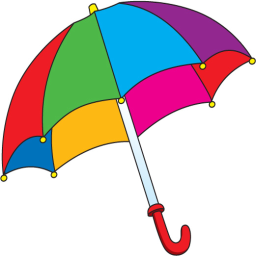
#> input picture segmentation/umbrella.png, 256 x 256 px
$ jupyter execute 12_segmentation_HW.ipynb
#> lines starting #> are read from the running program, lines starting #| are printed output that depends on the picture; after the words box and inside, x2 and y2 are one past the last pixel; in counts of white or black regions, pixels touching at a corner belong together
## Zadanie domowe: Segmentacja przez podział i łączenie

Omówioną procedurę segmentacji przez rozrost można określić jako podejście z dołu do góry, od szczegółu do ogółu (ang. *bottom-up*) - zaczynamy od pojedynczego piksela i dochodzimy do całego obrazu lub jego fragmentu.
Segmentację można również zacząć od całego obrazka i dokonywać jego podziału na fragmenty, które ew. mogą zostać później połączone.
Takie podejście można określić jako od góry do dołu, od ogółu do szczegółu (ang. *top-down*).

Niech $R$ oznacza cały obraz, a $Q$ wybrany predykat.
Sprawdzamy, czy zachodzi zależność $Q(R)= TRUE$.
Zwykle tak nie jest, gdyż to oznaczałoby obecność na obrazie tylko jednego obszaru o ''spójnych'' właściwościach, czyli segmentacja w takim przypadku byłaby zbędna (w szczególności zachodziłoby to dla obrazu jednorodnego).
Jeśli $Q(R) = FALSE$ dzielimy obszar $R$ na podobszary.
Zwykle stosuje się tutaj podział na cztery jednakowe kwadratowe podobszary.
Zilustrowano to na poniższym rysunku.

Podział ten można również opisać w formie drzewa, gdzie każdy wierzchołek może mieć dokładnie 4 następniki.
W takim ujęciu korzeń to cały obraz.
Dla nowo powstałych podobszrów $R_1, R_2, R_3, R_4$ sprawdzany jest predykat $Q$.
Jeśli nie jest on spełniony to następuje dalszy podział - w przykładzie na $R_{41}, R_{42}, R_{43}, R_{44}$.
Procedurę kontynuujemy do momentu kiedy wszystkie podobszary będą spójne.
Uwaga. Zwykle określa się minimalny rozmiar podobszaru (większy niż 1 piksel np. blok o rozmiarze $8 \times8$).

W wyniku powyższej procedury otrzymujemy podział obrazka, przy czym często się może zdarzyć, że leżące obok siebie podobszary będą spełniać predykat tj. $Q (R_i \cup R_j) = TRUE$ dla sąsiadujących $R_i$ i $R_j$.
Jest to sprzeczne z podpunktem *5* w warunkach segmentacji.
Zjawisko to eliminowane jest w procedurze łączenia.
Dla każdego z podobszarów sprawdza się jego sąsiadów i jeśli spełniony jest warunek $Q (R_i \cup R_j) = TRUE$  to następuje ich połączenie.
Procedura kontynuowana jest do momentu, kiedy niemożliwe jest dalsze łączenie.

Dla metody możliwe są również uproszczenia.
Przykładowo osłabia się warunek na łączenie z $Q (R_i \cup R_j) = TRUE$ na $Q (R_i)= TRUE i Q(R_j) = TRUE$, czyli warunki muszą być spełnione dla każdego podobszaru osobno, ale już nie dla połączenia.

Uwaga. Podobnie jak dla segmentacji przez rozrost, segmentacja przez podział i łączenie to też tylko pewna koncepcja (pewne ramy) algorytmu.
Stworzenie konkretnego rozwiązania jest zadaniem dla osoby realizującej dany system wizyjny i wymaga analizy konkretnego problemu.

Uwaga. Podany poniżej sposób implementacji nie jest ani jedynym z możliwych, ani optymalnym obliczeniowo.
Ma on za zadanie tylko zilustrować koncepcję tej metody segmentacji.

## Realizacja ćwiczenia

1. Wczytaj obraz *umbrella.png*.
   Dokonaj konwersji z BGR do RGB.
   Wyświetl go.
   Załóżmy, że chcemy dokonać segmentacji poszczególnych fragmentów kolorowego parasola.
   Nasz algorytm opierać się będzie na podejściu podziału i łączenia.
   Jako kryterium podziału zastosujemy ''jednorodność'' danego obszaru, którą można opisać poprzez odchylenie standardowe.
   Przy scalaniu będziemy brać pod uwagę średni ocień koloru tj. łączyć podobszary o zbliżonym odcieniu.

2. W pierwszym etapie należy dokonać konwersji do przestrzeni barw HSV.
   Następnie wybrać tylko składową H (tj. barwę).
   Można ją kontrolnie wyświetlić.

3. Procedurę podziału wygodnie jest zrealizować w formie rekurencji.
   Utwórz funkcję np. `split`, która jako argumenty przyjmować będzie obraz oraz cztery współrzędne analizowanego podobszaru.
   W pierwszym kroku należy wyciąć odpowiedni fragment oraz obliczyć dla niego średnią i odchylenie standardowe (`np.mean` oraz `np.std`).

4. Następnie sprawdzamy czy odchylenie jest mniejsze niż zadany przez nas próg (np. 0.05) oraz czy nie osiągnęliśmy limitu podziału (np. bok kwadratu 8 pikseli).
  Oba potrzebne progi możemy zrealizować za pomocą zmiennych globalnych dostępnych w Python (po prostu zadeklarowanych przed funkcją).
  Potrzeby rozmiar kwadratu obliczamy na podstawie współrzędnych (przekazanych do funkcji jako argumenty)

   Uwaga. Użycie zmiennych globalnych jest złą praktyką programistyczną i zachęcamy do ''opakowania'' obliczeń w klasę - nie jest to jednak obowiązkowe.

5. Jeśli podobszar nie jest jednorodny (tj. duże odchylenie standardowe) i nie osiągnęliśmy minimalnego rozmiaru podobszaru to dokonujemy podziału na cztery części.
      Wyznaczamy rozmiar aktualnego podobszaru (na podstawie jego współrzędnych).
      Z ich wykorzystaniem otrzymujemy cztery identyczne podobszary ($I1,I2,I3,I4$).

      Następnie dla każdego z nich wywołujemy funkcję `split` - rekurencja.
      Najtrudniejsze jest odpowiednie podanie współrzędnych.
      Mają to być **rzeczywiste** współrzędne podobszaru we współrzędnych globalnych (obrazu w pełnej rozdzielczości).
      Podpowiedź. Trzeba ''odpowiednio'' wykorzystać współrzędne podobszaru przed podziałem (tj. argumenty funkcji) oraz rozmiar podobszaru.
      Należy zwrócić uwagę na to, aby nie wystąpił błąd przesunięcia o 1 tj. współrzędna była większa/mniejsza o 1 od rzeczywistej.
      W razie wątpliwości warto sobie te parametry wypisać na konsolę lub użyć debugera.

6. Jeśli podobszar jest jednorodny lub nie możemy już dalej prowadzić podziału to:
   - zapisujemy indeks danego podobszaru: ` seg_res[y1:y2, x1:x2] = index`, gdzie: `seg_res` to globalna macierz o rozmiarze takim jak obraz wejściowy (typ *int16*), `y1,y2,x1,x2` to współrzędne podobszaru. W macierzy `seg_res` zapisywane będą obszary jednorodne.
  Zmienna `index` jest globalnym licznikiem podobszarów.
  Powinna zostać zainicjowana wartością 1 przed pierwszym wywołaniem funkcji `split`.
  Następnie, każdorazowo po przypisaniu należy ją inkrementować.
  Uwaga. Aby możliwa była modyfikacja zmiennej globalnej, należy wewnątrz funkcji dodać np. linijkę: `global seg_res`

  - zapisujemy średnią  podobszaru.
    Wykorzystujemy macierz globalną `MRes` oraz kod podobny do opisanego powyżej.
    Wartości te wykorzystamy przy etapie scalania.

  Uwaga. Podany sposób zapisu wyników podziału jest dość nieefektywny.
  Następuje powielenie tej samej informacji.
  Lepszym pomysłem byłoby wykorzystanie podejścia opartego o grafy, jednak jest ono trudniejsze do ''szybkiej'' implementacji.

7. Proszę wyświetlić macierze `seg_res` in `m_res`. Pierwsza powinna pokazywać podział na obszary - mniejsze lub większe kwadraty. Druga zasadniczo powinna wyglądać podobnie jak składowa H, tylko bardziej ''rozmazany''.

[cell 1]
import os
import cv2
import matplotlib.pyplot as plt
import numpy as np

if not os.path.exists("umbrella.png") :
    !wget https://raw.githubusercontent.com/vision-agh/poc_sw/master/12_Segmentation/umbrella.png --no-check-certificate

parasol = cv2.imread('umbrella.png')
#> parasol is the input picture: shape (256, 256, 3); mean B, G, R 193.8, 192.6, 203
#konwersja na RGB
parasol_rgb = cv2.cvtColor(parasol, cv2.COLOR_BGR2RGB)
plt.imshow(parasol_rgb)
plt.title("Obraz po konwersj RGB")
plt.axis('off')
plt.show()

#konwersja do przestrzeni barw HSV
parasol_HSV = cv2.cvtColor(parasol, cv2.COLOR_BGR2HSV)
#> parasol_HSV: shape (256, 256, 3); mean H, S, V 48.2, 87.6, 233.6
plt.imshow(parasol_HSV[:,:,0])
plt.title("Składowa H")
plt.show()
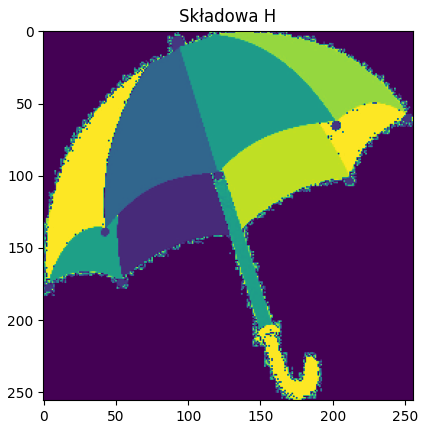
#> figure drawn by matplotlib, 1 panel

[cell 2]
parasol_HSV1 = parasol_HSV[:,:,0]
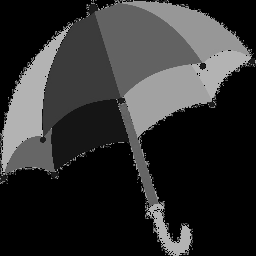
#> parasol_HSV1: shape (256, 256); min 0, max 179, mean 48.2
X,Y = parasol_HSV1.shape
#> X = 256; Y = 256

#Użycie zmiennych globalnych

#licznik podobszarów
global index

#globalna macierz o rozmiarze typ int 16
global seg_res
seg_res = np.zeros((X,Y)).astype('int16')

global MRes

#Parametry
bok_kwadratu = 8
prog = 0.05
index = 1
seg_res = np.zeros((X,Y)).astype('int16')
MRes = np.zeros((X,Y))


def split(obraz,podobszar):
    global index
    #cztery współrzędne analizowanego podobszaru
    x1,y1,x2,y2 = podobszar[0],podobszar[1],podobszar[2],podobszar[3]

    #wycięcie odpowiedniego fragmentu
    fragment = obraz[x1:x2,y1:y2]
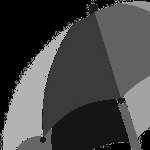
#> fragment: shape (150, 150); min 0, max 179, mean 69.7

    #wyliczenie średniej i odchylenia standardowego
    srednia = np.mean(fragment)
#> srednia = 69.75
    odchylenie = np.std(fragment)
#> odchylenie = 61.02
    rozmiar = fragment.shape
#> rozmiar = (150, 150)
    global seg_res
    #warunek na odchylenie i próg
    if(odchylenie<prog or rozmiar[0]<=bok_kwadratu):

        #zapisanie indeksu danego podobszaru
        seg_res[y1:y2, x1:x2] = index
        index = index + 1
        #średnia podobszaru
        MRes[y1:y2, x1:x2] = np.mean(obraz[y1:y2, x1:x2])
    else:
        I1=[x1,y1,x2-(x2-x1)//2,y2-(y2-y1)//2]
        I2=[x1+(x2-x1)//2,y1,x2,y2-(y2-y1)//2]
        I3=[x1,y1+(x2-x1)//2,x2-(y2-y1)//2,y2]
        I4=[x1+(x2-x1)//2,y1+(y2-y1)//2,x2,y2]
        #wywołanie rekurencyjne
        split(obraz,I1)
#> in split (call 2), `fragment = obraz[x1:x2,y1:y2]`:
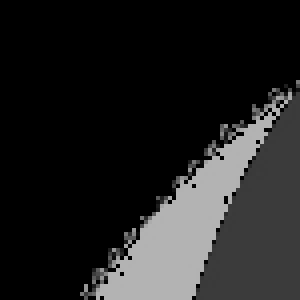
#> fragment: shape (75, 75) (shown 4 times larger); min 0, max 179, mean 33.5
#> in split (call 2), `srednia = np.mean(fragment)`: srednia = 33.5
#> in split (call 2), `odchylenie = np.std(fragment)`: odchylenie = 60.81
#> in split (call 3), `fragment = obraz[x1:x2,y1:y2]`: fragment: shape (38, 38); every value is 0
#> in split (call 3), `MRes[y1:y2, x1:x2] = np.mean(obraz[y1:y2, x1:x2])`: MRes: shape (256, 256) float64; every value is 0
        split(obraz,I2)
        split(obraz,I3)
        split(obraz,I4)
#> in split (call 13), `MRes[y1:y2, x1:x2] = np.mean(obraz[y1:y2, x1:x2])`:
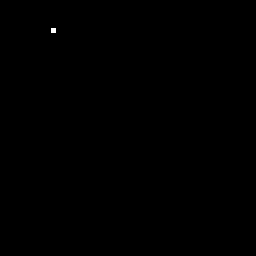
#> MRes: shape (256, 256) float64; values 0 (black) and 7.8 (white), 0.04% white; 1 white region, box (x1, y1, x2, y2) and area: (51, 28, 56, 33) 25
#> in split (call 15), `MRes[y1:y2, x1:x2] = np.mean(obraz[y1:y2, x1:x2])`: MRes: shape (256, 256) float64; 0.04% of pixels changed, all inside (x1, y1, x2, y2) = (51, 33, 56, 38)
#> in split (call 21), `MRes[y1:y2, x1:x2] = np.mean(obraz[y1:y2, x1:x2])`: MRes: shape (256, 256) float64; min 0, max 45.16, mean 0
#> in split (call 23), `MRes[y1:y2, x1:x2] = np.mean(obraz[y1:y2, x1:x2])`: MRes: shape (256, 256) float64; min 0, max 45.16, mean 0
#> in split (call 24), `fragment = obraz[x1:x2,y1:y2]`: fragment = [[0, 0, 0, 0, 120], [0, 0, 150, 0, 30], [0, 0, 150, 0, 60], [0, 120, 60, 90, 105], [0, 0, 90, 0, 0]]
#> in split (call 24), `srednia = np.mean(fragment)`: srednia = 39
#> in split (call 24), `odchylenie = np.std(fragment)`: odchylenie = 53.33
#> in split (call 24), `MRes[y1:y2, x1:x2] = np.mean(obraz[y1:y2, x1:x2])`:
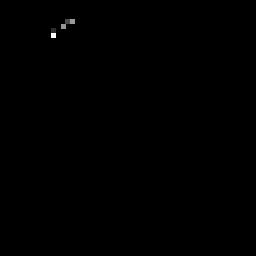
#> MRes: shape (256, 256) float64; min 0, max 45.16, mean 0; drawn with min black and max white
#> in split (call 25), `MRes[y1:y2, x1:x2] = np.mean(obraz[y1:y2, x1:x2])`: MRes: shape (256, 256) float64; 0.04% of pixels changed, all inside (x1, y1, x2, y2) = (65, 24, 70, 29)
#> in split (call 26), `fragment = obraz[x1:x2,y1:y2]`: fragment = [[0, 100, 2, 178, 179], [90, 177, 179, 179, 179], [162, 178, 179, 179, 179], [177, 179, 178, 179, 179], [179, 0, 179, 179, 179]]
#> in split (call 26), `srednia = np.mean(fragment)`: srednia = 149.9
#> in split (call 26), `odchylenie = np.std(fragment)`: odchylenie = 59.58
#> in split (call 26), `MRes[y1:y2, x1:x2] = np.mean(obraz[y1:y2, x1:x2])`:
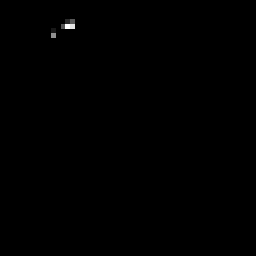
#> MRes: shape (256, 256) float64; min 0, max 79.64, mean 0.1; drawn with min black and max white
#> in split (call 28), `MRes[y1:y2, x1:x2] = np.mean(obraz[y1:y2, x1:x2])`: MRes: shape (256, 256) float64; 0.04% of pixels changed, all inside (x1, y1, x2, y2) = (56, 28, 61, 33)
#> in split (call 29), `fragment = obraz[x1:x2,y1:y2]`: fragment = [[0, 0, 0, 165, 9], [150, 75, 30, 0, 178], [24, 90, 40, 0, 178], [10, 158, 1, 178, 0], [140, 173, 179, 179, 179]]
#> in split (call 29), `srednia = np.mean(fragment)`: srednia = 85.44
#> in split (call 29), `odchylenie = np.std(fragment)`: odchylenie = 77.43
#> in split (call 29), `MRes[y1:y2, x1:x2] = np.mean(obraz[y1:y2, x1:x2])`:
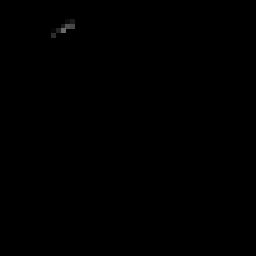
#> MRes: shape (256, 256) float64; min 0, max 104.2, mean 0.2
#> in split (call 30), `MRes[y1:y2, x1:x2] = np.mean(obraz[y1:y2, x1:x2])`: MRes: shape (256, 256) float64; 0.04% of pixels changed, all inside (x1, y1, x2, y2) = (56, 33, 61, 38)
#> in split (call 31), `MRes[y1:y2, x1:x2] = np.mean(obraz[y1:y2, x1:x2])`: MRes: shape (256, 256) float64; min 0, max 155.1, mean 0.3
#> in split (call 33), `MRes[y1:y2, x1:x2] = np.mean(obraz[y1:y2, x1:x2])`: MRes: shape (256, 256) float64; min 0, max 155.1, mean 0.3
#> in split (call 34), `MRes[y1:y2, x1:x2] = np.mean(obraz[y1:y2, x1:x2])`: MRes: shape (256, 256) float64; min 0, max 155.1, mean 0.3
#> in split (call 35), `fragment = obraz[x1:x2,y1:y2]`: fragment = [[178, 179, 179, 179, 179], [179, 179, 179, 179, 179], [179, 179, 179, 179, 179], [179, 179, 179, 179, 179], [179, 179, 179, 179, 179]]
#> in split (call 35), `MRes[y1:y2, x1:x2] = np.mean(obraz[y1:y2, x1:x2])`:
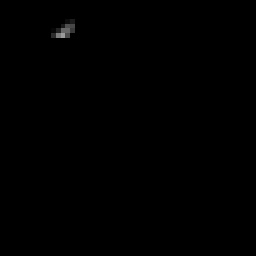
#> MRes: shape (256, 256) float64; min 0, max 155.1, mean 0.3
#> in split (call 36), `MRes[y1:y2, x1:x2] = np.mean(obraz[y1:y2, x1:x2])`: MRes: shape (256, 256) float64; 0.04% of pixels changed, all inside (x1, y1, x2, y2) = (70, 33, 75, 38)

[cell 3]
split(parasol_HSV1,[0,0,150,150])
plt.imshow(MRes)
plt.show()

[cell 4]
plt.imshow(seg_res)
plt.show()
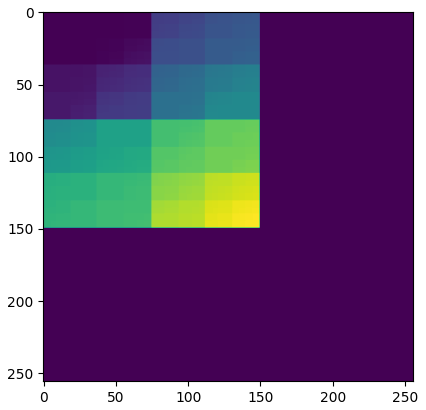
#> figure drawn by matplotlib, 1 panel
print(np.max(seg_res))

1. Drugi etap to łączenie.
   Idea jest nieco zbliżona do segmentacji przez rozrost.
   Wybieramy dany podobszar i analizujemy sąsiednie podobszary
   Jeśli są one podobne to dołączamy je do aktualnie rozpatrywanego.
   Za kryterium podobieństwa przyjmujemy niewielką różnicę w uśrednionym odcieniu barwy (składowa H).

2. Procedurę realizujemy wewnątrz pętli `while`.
   Warunkiem jej stopu jest przekroczenie przez licznik (np. `i`) wartości `index`, co oznacza, że przeanalizowane zostały wszystkie znalezione w pierwszym etapie podobszary.

3. W pierwszym kroku ''wycinamy'' maskę pikseli o rozpatrywanym indeksie tj. `ib = seg_res == i`.
   Dokonujemy też konwersji na typ *uint8*.
   Następnie sprawdzamy, czy maska zawiera elementy niezerowe tj. czy nie jest ''pusta'' - `np.any`.
   Taki przypadek może zajść jeśli pewien podobszar został dołączony do innego i zmienione zostały jego indeksy.
   Dla ''pustej'' maski inkrementujemy licznik `i` i przechodzimy do następnej iteracji - `continue`.

4. Dla rozpatrywanego podobszaru znajdujemy współrzędną lewego górnego rogu.
   Można to zrobić z wykorzystaniem składni: `(y, x) = np.nonzero(ib)` oraz  `first = (y[0], x[0])` - znajdywanie współrzędnych pierwszego niezerowego elementu.

5. Następnie należy znaleźć sąsiadów rozpatrywanego obszaru.
   Można wykorzystać dylatację maski ``ib`` z elementem strukturalnym w postaci kwadratu o rozmiarze $3 \times 3$ - `dil = cv2.dilate(ib, cv2.getStructuringElement(cv2.MORPH_RECT,(3,3)))`
      Następnie od maski po dylatacji odejmujemy maskę oryginalną.
      Otrzymujemy ''ramkę'', którą wykorzystujemy do ''wycięcia'' (mnożenie punktowe) fragmentu z macierzy `seg_res`.
      Z tego fragmentu wybieramy elementy niezerowe (np. w ten sposób `mult_nz = mult[np.nonzero(mult)]`) i unikalne (tj. eliminacja duplikatów) - `mult_uniq = np.unique(mult_nz)`.

6. Mając wektor z indeksami sąsiadów realizujemy pętlę w której dla każdego sąsiada:
    - wycinamy opowiadającą mu maską i znajdujemy jej lewy górny róg - w sposób analogiczny do opisanego powyżej,
	- sprawdzamy, czy moduł z różnicy pomiędzy średnimi odcieniami barwy w dwóch analizowanych podobszarach jest mniejszy od progu (np. $5/255$). Jeśli tak to łączymy obszary tj. sąsiadowi przypisujemy indeks rozpatrywanego  `seg_res[ibs] = i`, gdzie `ibs` - maska podobszaru sąsiedniego.
	Do poprawnego działania konieczna jest jeszcze flaga informująca czy nastąpiło połączenie.
	Jej wartość ustawiamy na 0 przed pętlą po sąsiednich podobszarach.
	Jeśli wystąpiło połączenie to wartość ustawiamy na jeden.

	Po pętli po sąsiadach sprawdzamy flagę.
	Jeśli ma ona wartość 0 tj. nie nastąpiło połączenie obszarów to licznik	`i` jest inkrementowany.

7. Uwaga. Obliczenia mogą chwilę trwać.
   Proszę wyświetlić macierz `seg_res`.
   Jeśli implementacja jest poprawna, to wynik segmentacji powinien być względnie dobry - wszystkie elementy parasolki wyodrębnione.

[cell 5]
#wartość licznika stopu
i=0
#warunek stopu przekroczenie przez licznik i wartości index
while(i<index):
    #wycięcie maski pikseli o rozpatrywanym indeksie
    ib = seg_res == i
    #konwersja na typ uint 8
    ib = ib.astype('uint8')

    #warunek na sprawdzenie czy nasza maska nie jest pusta
    if not (np.any(ib)==0):

        #znalezienie współrzędnego lewego górnego rogu
        (y, x) = np.nonzero(ib)
        first = (y[0], x[0])

        #znalezienie sąsiadów rozpatrywanego obszaru wykorzystanie dylatacji maski ib
        dil = cv2.dilate(ib, cv2.getStructuringElement(cv2.MORPH_RECT,(3,3)))

        #różnica między maską po dylatacji, a maską oryginalną
        ramka = dil - ib

        #Mnożenie punktowe
        mnozenie = np.multiply(seg_res,ramka)

        #wybranie elementów niezerowych
        mult_nz = mnozenie[np.nonzero(mnozenie)]

        #wybranie unikatów
        mult_uniq = np.unique(mult_nz)

        #flaga informująca czy nastapiło połączenie
        flag = 0

        #pętla odpowiadająca za każdego sąsiada
        for i in (mult_uniq):

            #wycięcie maski pikseli o rozpatrywanym indeksie
            ibs = seg_res == i

            #zamiana na typ uint 8
            ibs = ibs.astype('uint8')

            #znalezienie współrzędnego lewego górnego rogu
            (y1, x1) = np.nonzero(ibs)
            fist = (y1[0], x1[0])

            #czy moduł różnicy pomiędzy średnimi odcieniami barwy w dwóch analizowanych podobszarach
            #jest mniejszy od progu 5/255
            if(np.abs(np.mean((parasol_HSV1,ib))-np.mean((parasol_HSV1,ibs)))<5/255):

                #przypisanie indeksu
                seg_res[ibs] = i
                flag = 1

        if(flag == 0):
            i=i+1

    #warunek na pustą maskę i inkrementacja naszego licznika
    else:
        i=i+1
        continue

[cell 6]
plt.imshow(seg_res)
plt.show()

8. Na koniec zastosujemy jeszcze dwie proste metody filtracji wyników.
   Po pierwsze wyeliminujemy obszary o rozmiarze mniejszym niż zadany (np. 100 pikseli).
   W tym celu wyznaczamy wektor unikalnych indeksów: `unique = np.unique(seg_res)`.
   Następnie implementujemy pętlę `for` po tych indeksach.
   Wewnątrz wycinamy maskę dla rozpatrywanego indeksu i obliczamy jej pole (`sum`).
   Jeśli jest ono mniejsze niż próg to cały podobszar ''zerujemy'' - `seg_res[mask] = 0`, gdzie `mask` - maska podobszaru.

9. W drugim kroku przeprowadzamy przeindeksowanie indeksów na pierwsze N liczb całkowitych.
   Ponownie wyznaczamy unikalne indeksy.
   Następnie w pętli `for` wycinamy maskę o indeksie `U(ii)`, a do wyniku przypisujemy iterator pętli `seg_res[mask] = ii`.

10. Proszę poeksperymentować z różnymi parametrami.
    Wyniki proszę zamieścić w notebooku.

[cell 7]
#pierwsza filtracja
#wektor unikalnych indeksów
unique = np.unique(seg_res)

#pętla po indeksach
for i in unique:

    #wycięcie maski dla rozpatrywanego indeksu
    ib_2 = seg_res == i

    #konwersja na typ uint8
    ib_2 = ib_2.astype('uint8')

    #obliczenie pola
    suma = np.sum(ib_2)

    if (suma < 100):

        #zerowanie pola
        seg_res[ib_2] = 0

#przeindeksowanie indeksów
unique = np.unique(seg_res)

index=0
#wycięcie maski o indeksie U(ii)
for ii in unique:

    #przypisanie iteratora pętli
    ib_3 = seg_res == ii
    ib_3 = ib_3.astype('uint8')
    seg_res[ib_3] = index
    index=+1

[cell 8]
plt.imshow(seg_res)
plt.show()
